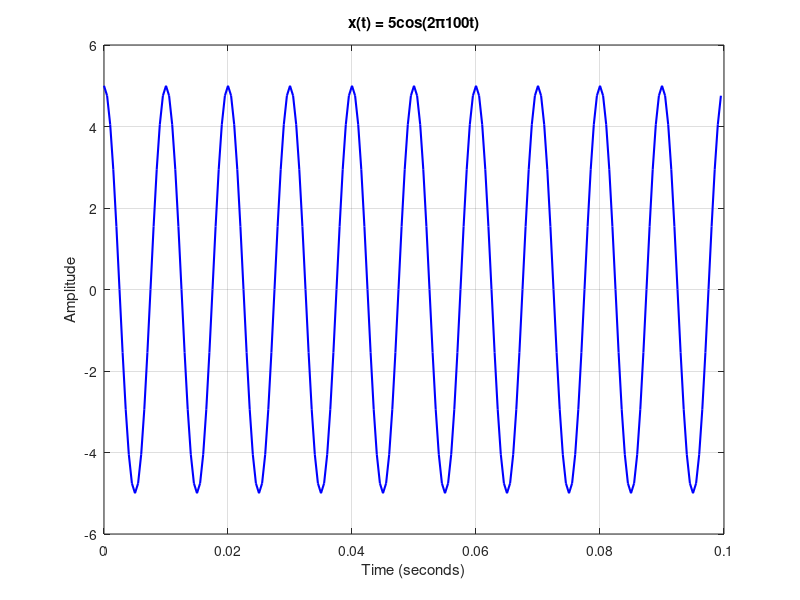

Reproduce this figure in MATLAB. (Note: this script raises an error after producing the figure.)
% Time specifications
Fs = 2000;              % Sampling frequency (at least 2x100 = 200 Hz, but choose higher for smoothness)
T = 1/Fs;               % Sampling period
L = 200;                % Number of samples
t = (0:L-1)*T;          % Time vector

% Signal
x = 5*cos(2*pi*100*t);

% Plot
figure;
plot(t, x, 'b', 'LineWidth', 1.5);  %plot(x, y, 'b', 'LineWidth', 1.5, 'Marker', 'o')
xlabel('Time (seconds)');
ylabel('Amplitude');
title('x(t) = 5cos(2π100t)');
grid on;

% Cartesian style axes
hold on;
xline(0, 'r');   % y-axis    'r'=red
yline(0, 'r');   % x-axis     'k'=black
hold off;